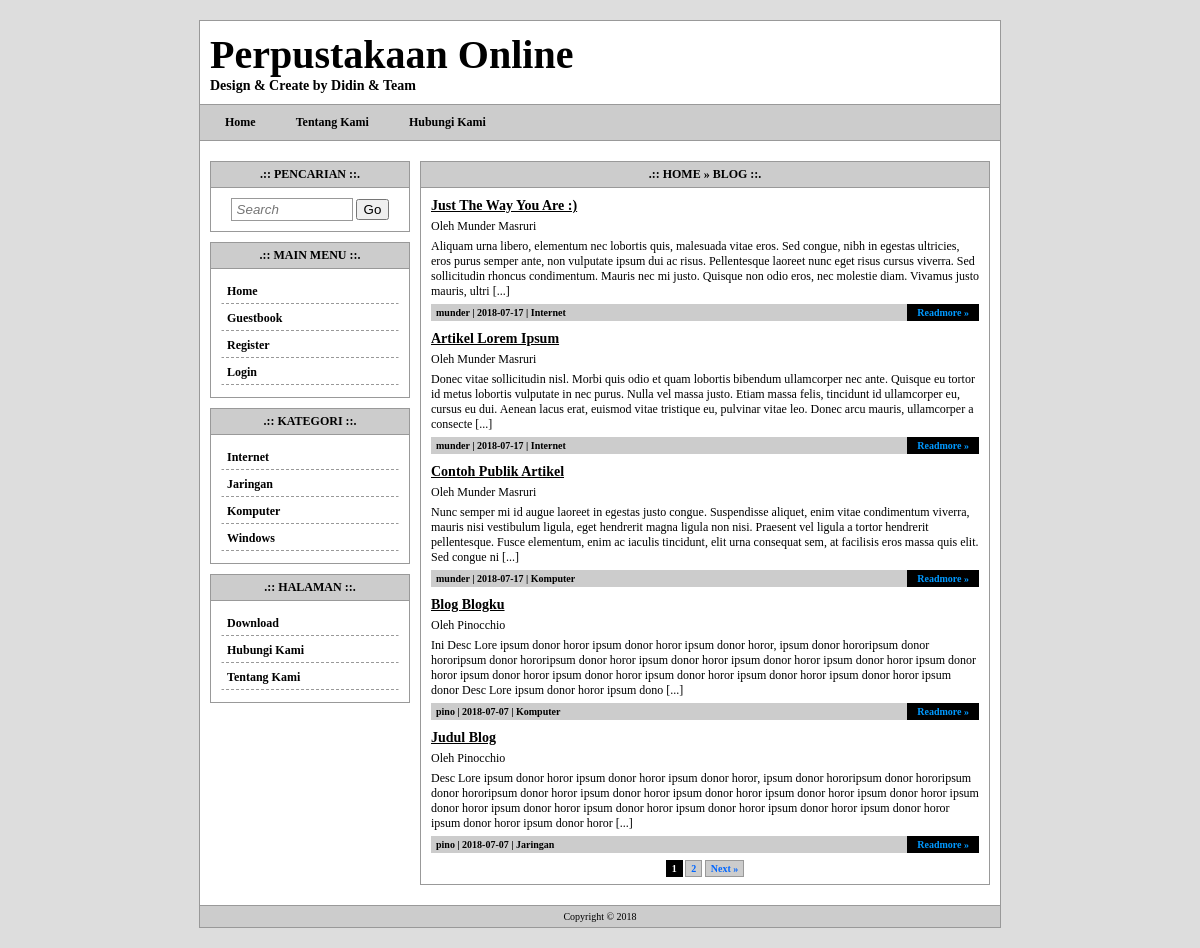
The page / on the database its author committed.
### tables this page shows
CREATE TABLE `tw_page` (
  `page_id` int(11) NOT NULL,
  `page_user` varchar(32) NOT NULL,
  `page_date` date NOT NULL,
  `page_title` varchar(255) NOT NULL,
  `page_body` text NOT NULL,
  `page_top` int(2) NOT NULL
);

CREATE TABLE `tw_category` (
  `cat_id` int(11) NOT NULL,
  `cat_name` varchar(32) NOT NULL
);

CREATE TABLE `tw_blog` (
  `blog_id` int(11) NOT NULL,
  `blog_user` varchar(32) NOT NULL,
  `blog_cat_id` int(11) NOT NULL,
  `blog_date` date NOT NULL,
  `blog_title` varchar(255) NOT NULL,
  `blog_body` text NOT NULL
);

CREATE TABLE `tw_user` (
  `user_id` int(11) NOT NULL,
  `user_date` date NOT NULL,
  `user_username` varchar(32) NOT NULL,
  `user_password` varchar(32) NOT NULL,
  `user_name` varchar(32) NOT NULL,
  `user_email` varchar(32) NOT NULL,
  `user_active` int(2) NOT NULL
);

### index.php (the view, shortened to what this page needs)
<?php
include'template/overall/header.php';
echo '<div class="content-title">.:: Home &raquo; Blog ::.</div>';
echo '<div class="content-body">';
$dataPerPage = 5;
if(isset($_GET['page'])){
	$noPage = $_GET['page'];
}else{
	$noPage = 1;
}
$offset = ($noPage - 1) * $dataPerPage;
$sql = mysqli_query($koneksi, "SELECT * FROM tw_blog INNER JOIN tw_user ON tw_blog.blog_user=tw_user.user_username ORDER BY blog_id DESC LIMIT $offset, $dataPerPage");
if(mysqli_num_rows($sql) == 0){
	echo 'Artikel Belum Ada';
}else{
	while($data = mysqli_fetch_assoc($sql)){
		$cat_id = $data['blog_cat_id'];
		$cat = mysqli_query($koneksi, "SELECT * FROM tw_category WHERE cat_id='$cat_id'");
		$data_cat = mysqli_fetch_assoc($cat);
		echo '<div id="blog">';
		echo '<div class="blog-title">'.$data['blog_title'].'</div>';
		echo '<div class="blog-desc">Oleh ' . $data['user_name'] . '</div>';
		echo '<div class="blog-desc">'.substr($data['blog_body'],0,350).' [...]</div>';
		echo '<div class="blog-info">';
		echo $data['blog_user'].' | '.$data['blog_date'].' | '.$data_cat['cat_name'];
		echo '<a class="more" href="single.php?id='.$data['blog_id'].'">Readmore &raquo;</a>';
		echo '</div>';
		echo '</div>';
	}
	$query = "SELECT COUNT(blog_id) AS jumData FROM tw_blog";
	$hasil = mysqli_query($koneksi, $query);
	$row = mysqli_fetch_array($hasil);
	$jumData = $row['jumData'];
	$jumPage = ceil($jumData/$dataPerPage);
	echo '<div class="paging">';
	for($page = 1; $page <= $jumPage; $page++){
		if ((($page >= $noPage - 3) && ($page <= $noPage + 3)) || ($page == 1) || ($page == $jumPage)){
			if ($page == $noPage) echo " <b>".$page."</b> ";
			else echo " <a href='".$_SERVER['PHP_SELF']."?page=".$page."'>".$page."</a> ";
		 }
	}
	if ($noPage < $jumPage) echo "<a href='".$_SERVER['PHP_SELF']."?page=".($noPage+1)."'>Next &raquo;</a>";
	echo '</div>';
}
echo '</div>';
include'template/overall/footer.php';
?>

### template/overall/header.php (shortened to what this page needs)
<?php
include 'config.php';
?>
<!DOCTYPE html PUBLIC "-//W3C//DTD XHTML 1.0 Transitional//EN" "http://www.w3.org/TR/xhtml1/DTD/xhtml1-transitional.dtd">
<html xmlns="http://www.w3.org/1999/xhtml">
<head>
    <?php include'template/head.php'; ?>
</head>
<body>
	<div id="container">
        <div id="header">
        	<?php include'template/header.php'; ?>
        </div>
        <div id="menu">
        	<?php include'template/menu.php'; ?>
        </div>
        <?php include'template/widget.php'; ?>
        <div id="content">

### template/head.php (shortened to what this page needs)
<link rel="stylesheet" type="text/css" href="style.css">

### template/header.php
<h1 class="title">Perpustakaan Online</h1>
<div class="desc">Design & Create by Didin & Team</div>

### template/menu.php
<?php
$sql = mysqli_query($koneksi, "SELECT * FROM tw_page WHERE page_top=1 ORDER BY page_id ASC");
if(mysqli_num_rows($sql) != 0){
	echo '<a href="index.php">Home</a>';
	while($data = mysqli_fetch_assoc($sql)){
		echo '<a href="page.php?id='.$data['page_id'].'">'.$data['page_title'].'</a>';
	}
}
?>

### template/widget.php (shortened to what this page needs)
<div id="widget">
	<?php include'template/widget/search.php'; ?>
    <?php include'template/widget/mainmenu.php'; ?>
	<?php include'template/widget/category.php'; ?>
    <?php include'template/widget/page.php'; ?>
</div>

### template/widget/search.php
<div class="widget-title">.:: Pencarian ::.</div>
<div class="widget-body">
    <form action="search.php" method="get" class="search">
    	<input type="text" name="keyword" placeholder="Search" />
        <input type="submit" value="Go" />
    </form>
</div>

### template/widget/mainmenu.php
<div class="widget-title">.:: Main Menu ::.</div>
<div class="widget-body">
	<?php
	if($_SESSION['user_login']){
		echo '<a class="menu" href="index.php">Home</a>';
		echo '<a class="menu" href="guestbook.php">Guestbook</a>';
	}else{
		echo '<a class="menu" href="index.php">Home</a>';
		echo '<a class="menu" href="guestbook.php">Guestbook</a>';
		echo '<a class="menu" href="register.php">Register</a>';
		echo '<a class="menu" href="login.php">Login</a>';
	}
	?>
</div>

### template/widget/category.php
<div class="widget-title">.:: Kategori ::.</div>
<div class="widget-body">
    <?php
	$sql = mysqli_query($koneksi, "SELECT * FROM tw_category ORDER BY cat_name ASC");
	if(mysqli_num_rows($sql) != 0){
		while($data = mysqli_fetch_assoc($sql)){
			echo '<a class="menu" href="category.php?id='.$data['cat_id'].'">'.$data['cat_name'].'</a>';
		}
	}
	?>
</div>

### template/widget/page.php
<div class="widget-title">.:: Halaman ::.</div>
<div class="widget-body">
    <?php
	$sql = mysqli_query($koneksi, "SELECT * FROM tw_page ORDER BY page_title ASC");
	if(mysqli_num_rows($sql) != 0){
		while($data = mysqli_fetch_assoc($sql)){
			echo '<a class="menu" href="page.php?id='.$data['page_id'].'">'.$data['page_title'].'</a>';
		}
	}
	?>
</div>

### template/overall/footer.php (shortened to what this page needs)
        </div>
        <div id="footer">
        	<?php include'template/footer.php'; ?>
        </div>
    </div>
</body>
</html>

### template/footer.php
Copyright &copy; 2018

### style.css (style rules this page uses)
body { font-family:tahoma; font-size:12px; background:#DDD; padding:0; margin:0; }
a { color:#0099FF; text-decoration:none; }
input[type="text"], input[type="password"], select, textarea { border:1px solid #999; padding:3px 5px; }
form.search { text-align:center; }
form.search input[type="text"] { width:110px; font-style:italic; color:#999; }
#container { width:800px; background:#FFFFFF; border:1px solid #999; margin:20px auto; }
#header { padding:10px; }
#header h1.title { font-family:Georgia, "Times New Roman", Times, serif; font-size:40px; margin:0; padding:0; }
#header .desc { font-size:14px; font-weight:bold; }
#menu { background:#CCC; padding:10px; margin-bottom:10px; border-top:1px solid #999; border-bottom:1px solid #999; }
#menu a { text-decoration:none; color:#000000; font-weight:bold; padding:3px 15px; margin-right:10px; }
#widget { width:200px; float:left; margin:10px 5px 10px 10px; }
#widget .widget-title { background:#CCC; padding:5px 10px; font-weight:bold; border:1px solid #999; text-align:center; text-transform:uppercase; }
#widget .widget-body { padding:10px; border:1px solid #999; border-top:none; margin-bottom:10px; }
#widget .widget-body a.menu { display:block; padding:4px 5px; margin-bottom:2px; border:1px solid #FFF; border-bottom:1px dashed #999; color:#000; font-weight:bold; }
#content { width:570px; float:right; margin:10px 10px 10px 5px; }
#content .content-title { background:#CCC; padding:5px 10px; font-weight:bold; border:1px solid #999; text-align:center; text-transform:uppercase; }
#content .content-body { padding:10px; border:1px solid #999; border-top:none; margin-bottom:10px; }
#content .content-body #blog { margin-bottom:10px; }
#content .content-body #blog .blog-title { font-weight:bold; font-size:14px; text-decoration:underline; }
#content .content-body #blog .blog-desc { margin:5px 0px; }
#content .content-body #blog .blog-info { background:#CCC; padding:3px 5px; font-size:10px; font-weight:bold; }
#content .content-body #blog .blog-info a.more { float:right; background:#000000; padding:3px 10px; margin-top:-3px; margin-right:-5px; }
#footer { background:#CCC; padding:5px 10px; font-size:10px; text-align:center; border-top:1px solid #999; }
.paging { text-align:center; font-size:10px; }
.paging a { border:1px solid #999; padding:2px 5px; background:#CCCCCC; color:#0066FF; font-weight:bold; }
.paging b { border:1px solid #000; padding:2px 5px; background:#000; color:#FFF; font-weight:bold; }

### rows shown on the page
tw_page: page_title "Tentang Kami"
tw_page: page_title "Hubungi Kami"
tw_category: cat_name "Internet"
tw_category: cat_name "Jaringan"
tw_category: cat_name "Komputer"
tw_category: cat_name "Windows"
tw_page: page_title "Download"
tw_blog: blog_title "Just The Way You Are :)", tw_user.user_name "Munder Masruri", blog_body "Aliquam urna libero, elementum nec lobortis quis, malesuada vitae eros. Sed congue, nibh in egestas ultricies, eros purus semper ante, non vulputate ipsum dui ac risus. Pellentesque laoreet nunc eget risus cursus viverra. Sed sollicitudin rhoncus condimentum. Mauris nec mi justo. Quisque non odio eros, nec molestie diam. Vivamus justo mauris, ultri", blog_user "munder", blog_date "2018-07-17", tw_category.cat_name "Internet"
tw_blog: blog_title "Artikel Lorem Ipsum", tw_user.user_name "Munder Masruri", blog_body "Donec vitae sollicitudin nisl. Morbi quis odio et quam lobortis bibendum ullamcorper nec ante. Quisque eu tortor id metus lobortis vulputate in nec purus. Nulla vel massa justo. Etiam massa felis, tincidunt id ullamcorper eu, cursus eu dui. Aenean lacus erat, euismod vitae tristique eu, pulvinar vitae leo. Donec arcu mauris, ullamcorper a consecte", blog_user "munder", blog_date "2018-07-17", tw_category.cat_name "Internet"
tw_blog: blog_title "Contoh Publik Artikel", tw_user.user_name "Munder Masruri", blog_body "Nunc semper mi id augue laoreet in egestas justo congue. Suspendisse aliquet, enim vitae condimentum viverra, mauris nisi vestibulum ligula, eget hendrerit magna ligula non nisi. Praesent vel ligula a tortor hendrerit pellentesque. Fusce elementum, enim ac iaculis tincidunt, elit urna consequat sem, at facilisis eros massa quis elit. Sed congue ni", blog_user "munder", blog_date "2018-07-17", tw_category.cat_name "Komputer"
tw_blog: blog_title "Blog Blogku", tw_user.user_name "Pinocchio", blog_body "Ini Desc Lore ipsum donor horor ipsum donor horor ipsum donor horor, ipsum donor hororipsum donor hororipsum donor hororipsum donor horor ipsum donor horor ipsum donor horor ipsum donor horor ipsum donor horor ipsum donor horor ipsum donor horor ipsum donor horor ipsum donor horor ipsum donor horor ipsum donor Desc Lore ipsum donor horor ipsum dono", blog_user "pino", blog_date "2018-07-07", tw_category.cat_name "Komputer"
tw_blog: blog_title "Judul Blog", tw_user.user_name "Pinocchio", blog_body "Desc Lore ipsum donor horor ipsum donor horor ipsum donor horor, ipsum donor hororipsum donor hororipsum donor hororipsum donor horor ipsum donor horor ipsum donor horor ipsum donor horor ipsum donor horor ipsum donor horor ipsum donor horor ipsum donor horor ipsum donor horor ipsum donor horor ipsum donor horor ipsum donor horor ipsum donor horor", blog_user "pino", blog_date "2018-07-07", tw_category.cat_name "Jaringan"
